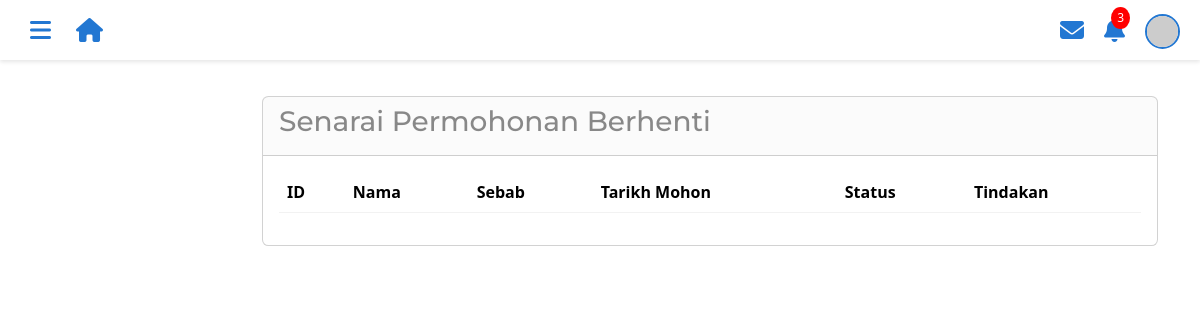
Page /berhentiapproval.php on the earlier database version.
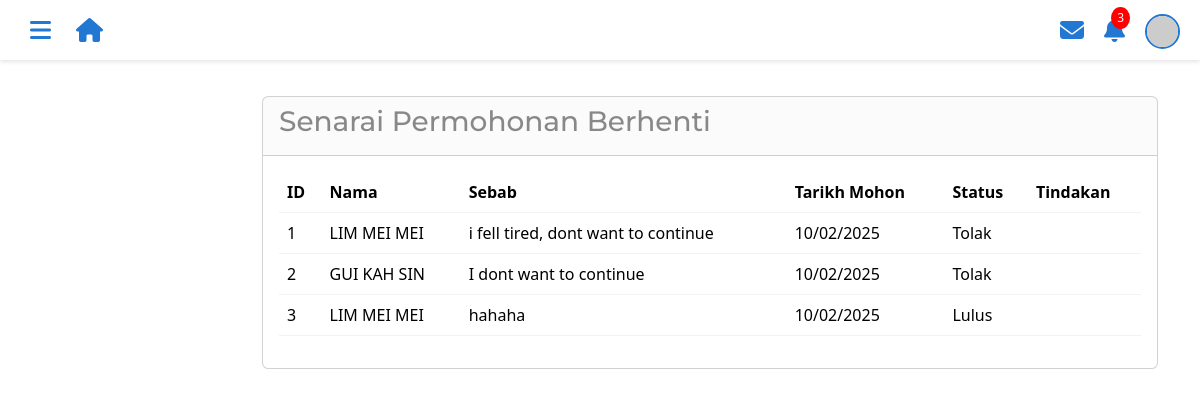
Same page on the later database version.
### tables this page shows
CREATE TABLE `tb_berhenti` (
  `berhentiID` int(10) NOT NULL,
  `employeeID` int(4) NOT NULL,
  `reason` text NOT NULL,
  `applyDate` date NOT NULL DEFAULT current_timestamp(),
  `approvalStatus` enum('Pending','Tolak','Lulus','') NOT NULL DEFAULT 'Pending',
  `approveDate` date DEFAULT current_timestamp(),
  `rejectReason` text DEFAULT NULL
);

CREATE TABLE `tb_member` (
  `employeeID` int(4) NOT NULL,
  `memberName` varchar(255) NOT NULL,
  `email` varchar(255) DEFAULT NULL COMMENT 'Email address',
  `ic` varchar(20) NOT NULL,
  `maritalStatus` varchar(20) NOT NULL,
  `sex` varchar(10) DEFAULT NULL,
  `religion` varchar(50) DEFAULT NULL,
  `nation` varchar(50) DEFAULT NULL,
  `no_pf` varchar(50) DEFAULT NULL,
  `position` varchar(100) DEFAULT NULL COMMENT 'Job position',
  `phoneNumber` varchar(20) DEFAULT NULL COMMENT 'Primary contact number',
  `phoneHome` varchar(20) DEFAULT NULL COMMENT 'Home contact number',
  `monthlySalary` decimal(10,2) DEFAULT NULL COMMENT 'Monthly salary amount',
  `created_at` timestamp NOT NULL DEFAULT current_timestamp(),
  `updated_at` timestamp NOT NULL DEFAULT current_timestamp() ON UPDATE current_timestamp()
);

### berhentiapproval.php (the view, shortened to what this page needs)
<?php
include "dbconnect.php";
include "headeradmin.php";
?>
<div class="container mt-5 pt-5" style="margin-left: 250px; width: calc(100% - 280px); transition: all 0.3s ease-in-out;">
    <div class="card">
        <div class="card-header">
            <h3>Senarai Permohonan Berhenti</h3>
        </div>
        <div class="card-body">
            <?php
            $sql = "SELECT b.*, m.memberName
                    FROM tb_berhenti b
                    LEFT JOIN tb_member m ON b.employeeID = m.employeeID
                    ORDER BY b.applyDate DESC";
            $result = mysqli_query($conn, $sql);
            ?>
            <table class="table">
                <thead>
                    <tr>
                        <th>ID</th>
                        <th>Nama</th>
                        <th>Sebab</th>
                        <th>Tarikh Mohon</th>
                        <th>Status</th>
                        <th>Tindakan</th>
                    </tr>
                </thead>
                <tbody>
                    <?php while ($row = mysqli_fetch_assoc($result)): ?>
                        <tr>
                            <td><?php echo $row['berhentiID']; ?></td>
                            <td><?php echo $row['memberName']; ?></td>
                            <td><?php echo $row['reason']; ?></td>
                            <td><?php echo date('d/m/Y', strtotime($row['applyDate'])); ?></td>
                            <td><?php echo $row['approvalStatus']; ?></td>
                            <td>
                            </td>
                        </tr>
                    <?php endwhile; ?>
                </tbody>
            </table>
        </div>
    </div>
</div>

### headeradmin.php (shortened to what this page needs)
<!DOCTYPE html>
<html lang="en">
<head>
  <link href="css/bootstrap.min (1).css" rel="stylesheet">
  <link rel="stylesheet" href="https://cdnjs.cloudflare.com/ajax/libs/font-awesome/6.5.1/css/all.min.css">
</head>
<body>
<div class="main-header">
    <div class="header-left">
        <button class="menu-button" id="menuButton">
            <i class="fas fa-bars"></i>
        </button>
        <a href="adminmainpage.php" class="home-button">
            <i class="fas fa-home"></i>
        </a>
    </div>
    <div class="top-right-icons">
        <div class="icon-button">
            <i class="fas fa-envelope"></i>
        </div>
        <div class="icon-button">
            <i class="fas fa-bell"></i>
            <span class="notification-badge">3</span>
        </div>
        <div class="icon-button">
            <img src="https://randomuser.me/api/portraits/men/32.jpg" alt="Profile" class="profile-pic">
        </div>
    </div>
</div>

### headeradmin.php (style rules this page uses)
.main-header { position: fixed; top: 0; left: 0; right: 0; height: 60px; background-color: white; box-shadow: 0 2px 4px rgba(0,0,0,0.1); display: flex; align-items: center; justify-content: space-between; padding: 0 20px; z-index: 999; }
.menu-button { background: none; border: none; font-size: 24px; color: rgb(34, 119, 210); cursor: pointer; padding: 10px; transition: transform 0.3s ease; }
.top-right-icons { display: flex; gap: 20px; align-items: center; }
.icon-button { color: rgb(34, 119, 210); font-size: 24px; cursor: pointer; transition: transform 0.3s ease; position: relative; }
.profile-pic { width: 35px; height: 35px; border-radius: 50%; object-fit: cover; border: 2px solid rgb(34, 119, 210); }
.notification-badge { position: absolute; top: -5px; right: -5px; background-color: red; color: white; border-radius: 50%; padding: 2px 6px; font-size: 12px; }
.header-left { display: flex; align-items: center; gap: 15px; }
.home-button { color: rgb(34, 119, 210); font-size: 24px; text-decoration: none; transition: transform 0.3s ease; }
body { transition: all 0.3s ease-in-out; }

Differences in the rows shown:
added tb_berhenti: berhentiID "1", employeeID.memberName "LIM MEI MEI", reason "i fell tired, dont want to continue", applyDate "10/02/2025", approvalStatus "Tolak"
added tb_berhenti: berhentiID "2", employeeID.memberName "GUI KAH SIN", reason "I dont want to continue", applyDate "10/02/2025", approvalStatus "Tolak"
added tb_berhenti: berhentiID "3", employeeID.memberName "LIM MEI MEI", reason "hahaha", applyDate "10/02/2025", approvalStatus "Lulus"
